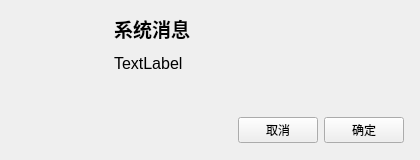
<?xml version="1.0" encoding="UTF-8"?>
<ui version="4.0">
 <class>MessageDialog</class>
 <widget class="QDialog" name="MessageDialog">
  <property name="geometry">
   <rect>
    <x>0</x>
    <y>0</y>
    <width>420</width>
    <height>160</height>
   </rect>
  </property>
  <property name="windowTitle">
   <string/>
  </property>
  <layout class="QVBoxLayout" name="verticalLayout_2">
   <property name="leftMargin">
    <number>28</number>
   </property>
   <property name="topMargin">
    <number>8</number>
   </property>
   <property name="rightMargin">
    <number>16</number>
   </property>
   <property name="bottomMargin">
    <number>0</number>
   </property>
   <item>
    <layout class="QHBoxLayout" name="horizontalLayout_2" stretch="0,0">
     <property name="spacing">
      <number>-1</number>
     </property>
     <item>
      <widget class="QLabel" name="label">
       <property name="minimumSize">
        <size>
         <width>80</width>
         <height>80</height>
        </size>
       </property>
       <property name="maximumSize">
        <size>
         <width>80</width>
         <height>80</height>
        </size>
       </property>
       <property name="text">
        <string/>
       </property>
       <property name="pixmap">
        <pixmap resource="../resources/resources.qrc">:/images/icon-logo.png</pixmap>
       </property>
       <property name="scaledContents">
        <bool>true</bool>
       </property>
      </widget>
     </item>
     <item>
      <layout class="QVBoxLayout" name="verticalLayout">
       <item>
        <widget class="QLabel" name="label_title">
         <property name="font">
          <font>
           <pointsize>14</pointsize>
           <weight>75</weight>
           <bold>true</bold>
          </font>
         </property>
         <property name="text">
          <string>系统消息</string>
         </property>
         <property name="alignment">
          <set>Qt::AlignLeading|Qt::AlignLeft|Qt::AlignVCenter</set>
         </property>
        </widget>
       </item>
       <item>
        <widget class="QLabel" name="label_body">
         <property name="font">
          <font>
           <pointsize>12</pointsize>
          </font>
         </property>
         <property name="text">
          <string>TextLabel</string>
         </property>
         <property name="alignment">
          <set>Qt::AlignLeading|Qt::AlignLeft|Qt::AlignTop</set>
         </property>
        </widget>
       </item>
      </layout>
     </item>
    </layout>
   </item>
   <item>
    <widget class="QWidget" name="widget_2" native="true">
     <property name="minimumSize">
      <size>
       <width>0</width>
       <height>0</height>
      </size>
     </property>
     <property name="maximumSize">
      <size>
       <width>16777215</width>
       <height>60</height>
      </size>
     </property>
     <layout class="QHBoxLayout" name="horizontalLayout">
      <property name="leftMargin">
       <number>0</number>
      </property>
      <property name="rightMargin">
       <number>0</number>
      </property>
      <item>
       <spacer name="horizontalSpacer">
        <property name="orientation">
         <enum>Qt::Horizontal</enum>
        </property>
        <property name="sizeHint" stdset="0">
         <size>
          <width>40</width>
          <height>20</height>
         </size>
        </property>
       </spacer>
      </item>
      <item>
       <widget class="QPushButton" name="pushButton_close">
        <property name="focusPolicy">
         <enum>Qt::ClickFocus</enum>
        </property>
        <property name="text">
         <string>取消</string>
        </property>
        <property name="autoDefault">
         <bool>false</bool>
        </property>
       </widget>
      </item>
      <item>
       <widget class="QPushButton" name="pushButton_apply">
        <property name="focusPolicy">
         <enum>Qt::ClickFocus</enum>
        </property>
        <property name="text">
         <string>确定</string>
        </property>
        <property name="autoDefault">
         <bool>false</bool>
        </property>
       </widget>
      </item>
     </layout>
    </widget>
   </item>
  </layout>
 </widget>
 <resources>
  <include location="../resources/resources.qrc"/>
 </resources>
 <connections>
  <connection>
   <sender>pushButton_apply</sender>
   <signal>clicked()</signal>
   <receiver>MessageDialog</receiver>
   <slot>close()</slot>
   <hints>
    <hint type="sourcelabel">
     <x>377</x>
     <y>129</y>
    </hint>
    <hint type="destinationlabel">
     <x>209</x>
     <y>79</y>
    </hint>
   </hints>
  </connection>
  <connection>
   <sender>pushButton_close</sender>
   <signal>clicked()</signal>
   <receiver>MessageDialog</receiver>
   <slot>close()</slot>
   <hints>
    <hint type="sourcelabel">
     <x>307</x>
     <y>129</y>
    </hint>
    <hint type="destinationlabel">
     <x>209</x>
     <y>79</y>
    </hint>
   </hints>
  </connection>
 </connections>
</ui>
